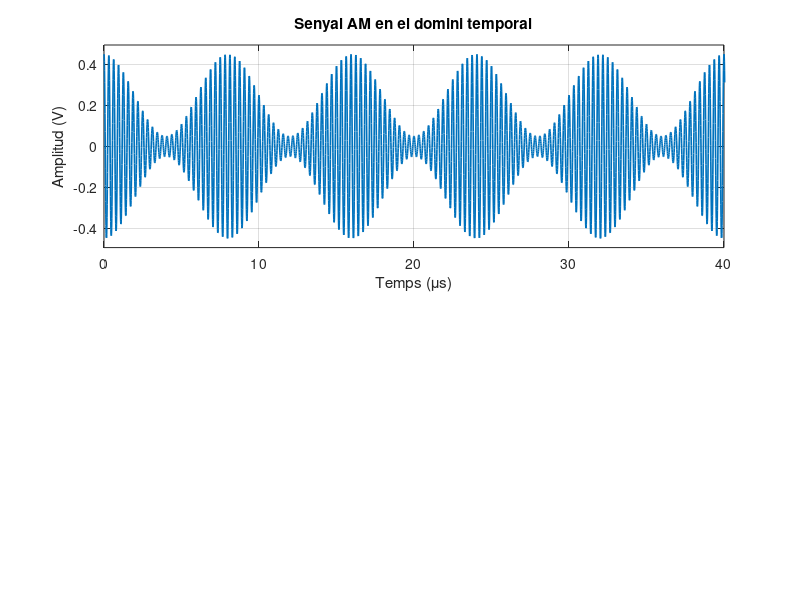

This figure's MATLAB source: (Note: this script raises an error after producing the figure.)
% Nom complet component/s del grup
clear all
close all

%% Parametres
fs = 1e8;              % frequencia de mostreig
dim = 12000;           % nombre de mostres
t = (0:dim-1)/fs;      % vector temporal
Z = 50;                % impedancia en ohms

Am = 1;                % amplitud moduladora
fm = 125e3;            % frequencia moduladora
Ac = 0.25;             % amplitud portadora
fc = 3.2e6;            % frequencia portadora
m = 0.8;               % index de modulacio AM

%% Senyals moduladora i portadora
xm = Am*cos(2*pi*fm*t);
xc = Ac*cos(2*pi*fc*t);

%% MODULACIO AM
sAM = (1 + m*xm).*xc;

figure(1)
subplot(2,1,1)
plot(t*1e6, sAM, 'LineWidth', 1.2)
xlabel('Temps (\mus)')
ylabel('Amplitud (V)')
title('Senyal AM en el domini temporal')
axis([0 40 min(sAM)*1.1 max(sAM)*1.1])
grid on

[Xam, kam] = FuncioTFZP(sAM, fs, 10*dim);
XamShift = fftshift(Xam);
SAm = abs(XamShift);

subplot(2,1,2)
SAm_dBc = 20*log10(SAm./max(SAm) + eps);
plot(kam/1e6, SAm_dBc, 'LineWidth', 1.2)
xlabel('Freqüència (MHz)')
ylabel('Magnitud relativa (dBc)')
title('Espectre del senyal AM')
axis([2.9 3.5 -70 5])
grid on

%% Calcul de m a partir d'Emax i Emin de l'envolvent
envAM = Ac*(1 + m*xm);
Emax = max(envAM);
Emin = min(envAM);
m_temps = (Emax - Emin)/(Emax + Emin);

disp(['Index de modulacio m calculat en el temps = ', num2str(m_temps)])

%% Identificacio de tons de l'espectre
[~, idx_fc] = min(abs(kam - fc));
[~, idx_sb_sup] = min(abs(kam - (fc + fm)));
[~, idx_sb_inf] = min(abs(kam - (fc - fm)));

A_fc = abs(XamShift(idx_fc));
A_sb_sup = abs(XamShift(idx_sb_sup));
A_sb_inf = abs(XamShift(idx_sb_inf));

disp(['To portadora a fc = ', num2str(kam(idx_fc)/1e6), ' MHz'])
disp(['To lateral superior a fc+fm = ', num2str(kam(idx_sb_sup)/1e6), ' MHz'])
disp(['To lateral inferior a fc-fm = ', num2str(kam(idx_sb_inf)/1e6), ' MHz'])

%% Potencia del senyal AM
PAMdBm = FuncioPotencia(Xam, kam, Z);
figure(2)
Pplot = fftshift(real(PAMdBm));
plot(kam/1e6, Pplot, 'LineWidth', 1.2)
hold on
plot(kam(idx_fc)/1e6, Pplot(idx_fc), 'ro', 'MarkerFaceColor', 'r')
plot(kam(idx_sb_sup)/1e6, Pplot(idx_sb_sup), 'ko', 'MarkerFaceColor', 'k')
plot(kam(idx_sb_inf)/1e6, Pplot(idx_sb_inf), 'ko', 'MarkerFaceColor', 'k')

xlabel('Freqüència (MHz)')
ylabel('Potència (dBm)')
title('Potència del senyal AM')
axis([2.9 3.5 min(Pplot)-5 max(Pplot)+3])
grid on

%% Calcul de m a partir de l'espectre
% En AM: Psband/Pc = (m^2)/4
P_fc = (1/Z)*(A_fc*conj(A_fc));
P_sb = (1/Z)*(A_sb_sup*conj(A_sb_sup));
m_espectre = 2*sqrt(real(P_sb/P_fc));

disp(['Index de modulacio m calculat amb l''espectre = ', num2str(m_espectre)])
disp(['Diferencia lateral-portadora (teoric) = ', num2str(20*log10(m/2)), ' dB'])
disp(['Diferencia lateral-portadora (mesurat) = ', num2str(20*log10(A_sb_sup/A_fc)), ' dB'])

%% MODULACIO DBL
sDBL = xm.*xc;
[Xdbl, kdbl] = FuncioTFZP(sDBL, fs, 10*dim);

figure(3)
subplot(2,1,1)
plot(t*1e6, sDBL, 'LineWidth', 1.2)
xlabel('Temps (\mus)')
ylabel('Amplitud (V)')
title('Senyal DBL en el domini temporal')
axis([0 40 min(sDBL)*1.1 max(sDBL)*1.1])
grid on

subplot(2,1,2)
SDBL = fftshift(abs(Xdbl));
SDBL_dBc = 20*log10(SDBL./max(SDBL) + eps);
plot(kdbl/1e6, SDBL_dBc, 'LineWidth', 1.2)
xlabel('Freqüència (MHz)')
ylabel('Magnitud relativa (dBc)')
title('Espectre del senyal DBL')
axis([2.9 3.5 -70 5])
grid on

%% MODULACIO BLU
% x~m(t) = Am*sin(2*pi*fm*t)
xmh = Am*sin(2*pi*fm*t);

% Eq. BLU: sBLU(t) = xm(t)*xc(t) ± x~m(t)*Ac*sin(2*pi*fc*t)
sBLS = xm.*xc - xmh.*Ac.*sin(2*pi*fc*t);   % Banda lateral superior
sBLI = xm.*xc + xmh.*Ac.*sin(2*pi*fc*t);   % Banda lateral inferior

[Xbls, kbls] = FuncioTFZP(sBLS, fs, 10*dim);
[Xbli, kbli] = FuncioTFZP(sBLI, fs, 10*dim);

figure(4)
subplot(2,1,1)
SBLI = fftshift(abs(Xbli));
SBLI_dBc = 20*log10(SBLI./max(SBLI) + eps);
plot(kbli/1e6, SBLI_dBc, 'LineWidth', 1.2)
xlabel('Freqüència (MHz)')
ylabel('Magnitud relativa (dBc)')
title('Espectre BLU - BLI')
axis([2.9 3.5 -70 5])
grid on

subplot(2,1,2)
SBLS = fftshift(abs(Xbls));
SBLS_dBc = 20*log10(SBLS./max(SBLS) + eps);
plot(kbls/1e6, SBLS_dBc, 'LineWidth', 1.2)
xlabel('Freqüència (MHz)')
ylabel('Magnitud relativa (dBc)')
title('Espectre BLU - BLS')
axis([2.9 3.5 -70 5])
grid on

%% Variables finals de comprovacio
m_estimacions = [m_temps, m_espectre];
freq_interes = [fc-fm, fc, fc+fm];

disp('Valors finals de m:')
disp(m_estimacions)

disp('Freqüències d''interès (Hz):')
disp(freq_interes)
